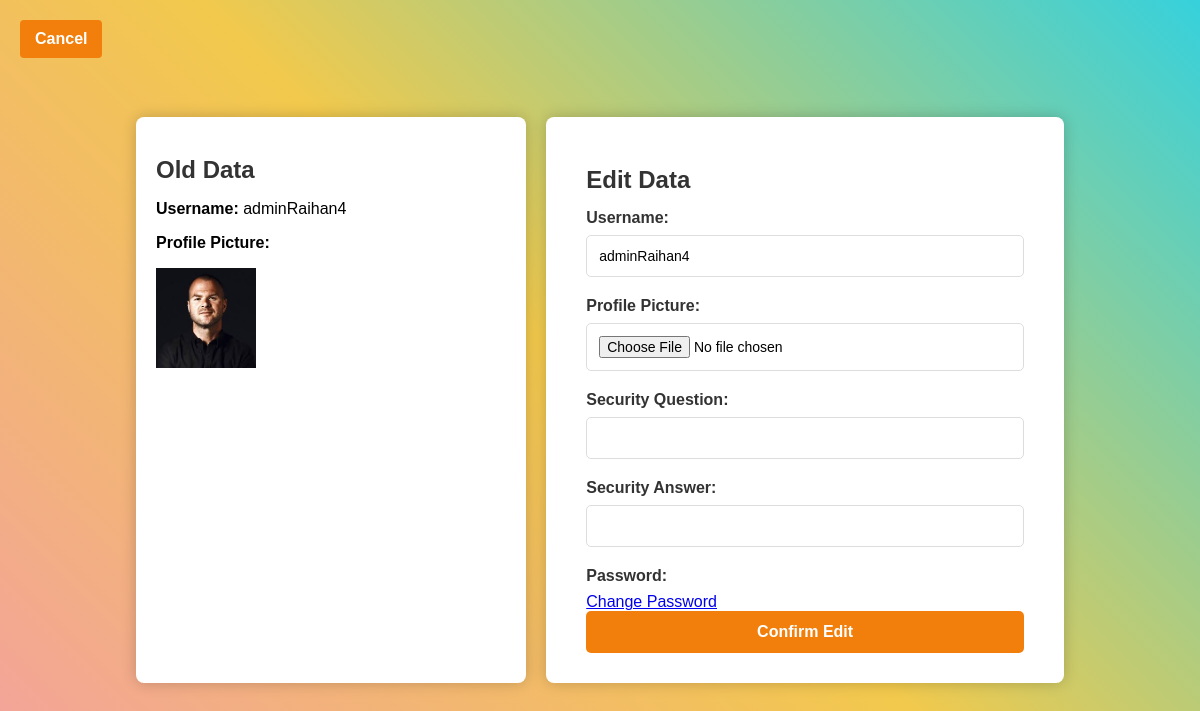
The page /editProfile.php (signed in) on the database its author committed.
### tables this page shows
CREATE TABLE `users` (
  `id` int(11) NOT NULL,
  `username` varchar(20) DEFAULT NULL,
  `passwords` varchar(255) DEFAULT NULL,
  `email` varchar(30) NOT NULL,
  `role` enum('admin','user') NOT NULL DEFAULT 'user',
  `balance` int(11) NOT NULL DEFAULT 10000,
  `picture` varchar(255) DEFAULT NULL,
  `securityQuestion` text DEFAULT NULL,
  `securityAnswer` text DEFAULT NULL,
  `resetToken` varchar(64) DEFAULT NULL,
  `resetTokenExpired` int(11) DEFAULT NULL
);

### editProfile.php (the view, shortened to what this page needs)
<?php
require_once 'db_connection.php';
$username = $_SESSION['username'];
$stmt = $con->prepare("SELECT * FROM users WHERE username = :username");
$stmt->bindParam(':username', $username, PDO::PARAM_STR);
$stmt->execute();
$userData = $stmt->fetch(PDO::FETCH_ASSOC);
?>
<!DOCTYPE html>
<html lang="en">
<head>
    <link rel="stylesheet" href="editProfileStyles.css">
</head>
<body>
<div class="container">
    <div class="old-data">
        <h2>Old Data</h2>
        <p><strong>Username: </strong> <?php echo htmlspecialchars($userData['username']); ?></p>
        <p><strong>Profile Picture: </strong></p>
        <img src="<?php echo htmlspecialchars($userData['picture']); ?>" alt="Profile Picture" width="100">
    </div>
    <form action="" method="POST" class="edit-form" enctype="multipart/form-data">
        <h2>Edit Data</h2>
        <label for="name">Username:</label>
        <input type="text" name="name" id="name" value="<?php echo htmlspecialchars($userData['username']); ?>" required>
        <label for="photo">Profile Picture:</label>
        <input type="file" id="photo" name="photo" accept="image/*">
        <label for="securityQuestion">Security Question:</label>
        <input type="text" id="securityQuestion" name="securityQuestion" value="<?php echo htmlspecialchars($userData['securityQuestion']); ?>" required>
        <label for="securityAnswer">Security Answer:</label>
        <input type="text" id="securityAnswer" name="securityAnswer" required>
        <label for="password">Password:</label>
        <a href="resetPassword.php">Change Password</a>
        <button type="submit" name="confirmEdit">Confirm Edit</button>
    </form>
</div>
<div class="backButtonContainer">
    <a href="profile.php" class="backButton">Cancel</a>
</div>
</body>
</html>

### editProfileStyles.css (style rules this page uses)
body { display: flex; justify-content: center; align-items: center; height: 100vh; background: linear-gradient(45deg, #f3a19f, #f2c94c, #36d1dc); font-family: 'Poppins', sans-serif; margin: 0; padding: 20px; box-sizing: border-box; }
.container { display: flex; justify-content: space-between; width: 80%; max-width: 1000px; }
.old-data { background-color: #ffffff; padding: 20px; border-radius: 8px; box-shadow: 0px 0px 15px rgba(0, 0, 0, 0.2); width: 40%; margin-right: 20px; }
.edit-form { background-color: #ffffff; padding: 30px 40px; border-radius: 8px; box-shadow: 0px 0px 15px rgba(0, 0, 0, 0.2); width: 50%; }
h2 { margin-bottom: 15px; color: #333; }
label { font-weight: bold; display: block; margin-bottom: 8px; color: #333; }
input[type="text"], input[type="number"], input[type="file"] { width: 100%; padding: 12px; margin-bottom: 20px; border: 1px solid #ddd; border-radius: 5px; font-size: 14px; box-sizing: border-box; }
button { width: 100%; padding: 12px; background-color: #f27f0c; border: none; border-radius: 5px; color: white; font-size: 16px; font-weight: bold; cursor: pointer; transition: background-color 0.3s ease; }
.backButtonContainer { position: absolute; top: 20px; left: 20px; z-index: 1000; }
.backButton { display: inline-block; padding: 10px 15px; background-color: #f27f0c; color: white; text-decoration: none; border-radius: 4px; font-weight: bold; transition: background-color 0.3s; }

### rows shown on the page
users: username "adminRaihan4", picture (picture), name "adminRaihan4"
